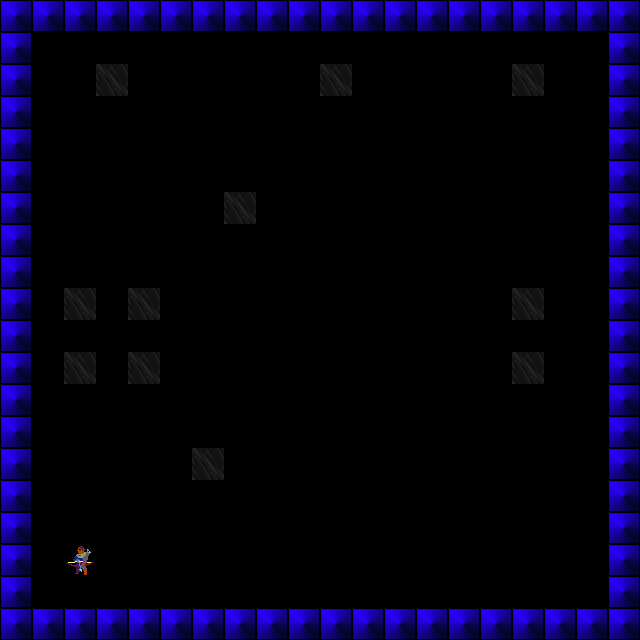

This is a level from a 2D game, rendered from its Tiled map with the project's own tilesets. A one-line summary and the map file follow, with tile-layer data summarised:
An orthogonal 20x20 tile map with 32x32 px tiles, 1 tile layer (Tile Layer 1), 2 tilesets and 26 objects.

<map version="1.10" tiledversion="1.11.2" orientation="orthogonal" renderorder="right-down" width="20" height="20" tilewidth="32" tileheight="32" infinite="0" nextlayerid="6" nextobjectid="34">
 <tileset firstgid="1" source="../tilesets/orthogonal_1.tsx" />
 <tileset firstgid="8" source="../tilesets/rogues.tsx" />
 <layer id="1" name="Tile Layer 1" width="20" height="20">
  <data>[400 cells, 88 non-empty, 3 distinct tile ids]</data>
 </layer>
 <objectgroup id="2" name="Object Layer 1">
  <object id="1" x="32" y="32" width="160" height="32">
   <text wrap="1" halign="center" valign="center">General Test World</text>
  </object>
  <object id="2" template="../templates/load_level_trigger.tx" x="96" y="64" />
  <object id="3" template="../templates/player.tx" x="288" y="288" />
  <object id="5" x="256" y="32" width="160" height="32">
   <text wrap="1" halign="center" valign="center">Follow Test World</text>
  </object>
  <object id="6" template="../templates/load_level_trigger.tx" x="320" y="64">
   <properties>
    <property name="load_level" type="class" propertytype="spirit_hotel_level_trigger::components::load_level::LoadLevel">
     <properties>
      <property name="0" type="file" value="../worlds/follow_test.world" />
     </properties>
    </property>
   </properties>
  </object>
  <object id="7" template="../templates/light.tx" x="320" y="320">
   <properties>
    <property name="light" type="class" propertytype="bevy_light_2d::light::PointLight2d">
     <properties>
      <property name="radius" type="float" value="10000" />
     </properties>
    </property>
   </properties>
  </object>
  <object id="8" x="512" y="288" width="32" height="32">
   <properties>
    <property name="from_trigger" type="class" propertytype="spirit_hotel_trigger::components::from_trigger::FromTrigger">
     <properties>
      <property name=":variant" propertytype="spirit_hotel_trigger::components::from_trigger::FromTrigger:::Variant" value="OpenDismissibles" />
     </properties>
    </property>
    <property name="is_trigger" type="class" propertytype="spirit_hotel_trigger::components::is_trigger::IsTrigger" />
    <property name="spawn_image" type="class" propertytype="spirit_hotel_trigger::components::spawn_image::SpawnImage">
     <properties>
      <property name="0" type="file" value="../../images/splash.png" />
     </properties>
    </property>
    <property name="throttle_trigger" type="class" propertytype="spirit_hotel_trigger::components::throttle_trigger::ThrottleTrigger">
     <properties>
      <property name="0" type="float" value="10" />
     </properties>
    </property>
   </properties>
  </object>
  <object id="9" template="../templates/dialogue_trigger.tx" x="32" y="512" />
  <object id="10" gid="23" x="352" y="576" width="32" height="32">
   <properties>
    <property name="show_in_scene" type="class" propertytype="spirit_hotel_scene::components::show_in_game_scene::ShowInGameScene">
     <properties>
      <property name="0" value="test" />
     </properties>
    </property>
   </properties>
  </object>
  <object id="11" x="512" y="352" width="32" height="32">
   <properties>
    <property name="add_delay" type="class" propertytype="spirit_hotel_trigger::components::add_delay::AddDelay">
     <properties>
      <property name="0" type="float" value="3" />
     </properties>
    </property>
    <property name="from_trigger" type="class" propertytype="spirit_hotel_trigger::components::from_trigger::FromTrigger">
     <properties>
      <property name=":variant" propertytype="spirit_hotel_trigger::components::from_trigger::FromTrigger:::Variant" value="FadeIn" />
     </properties>
    </property>
    <property name="is_trigger" type="class" propertytype="spirit_hotel_trigger::components::is_trigger::IsTrigger" />
    <property name="spawn_image" type="class" propertytype="spirit_hotel_trigger::components::spawn_image::SpawnImage">
     <properties>
      <property name="0" type="file" value="../../images/splash.png" />
     </properties>
    </property>
   </properties>
  </object>
  </objectgroup>
</map>
<!-- 16 of 26 objects omitted -->
